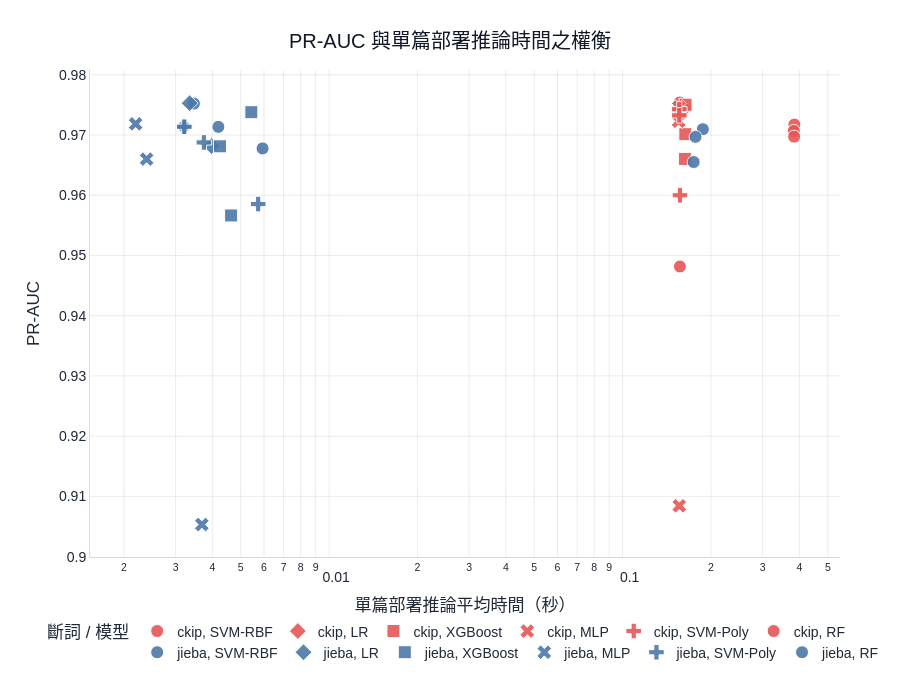

The notebook cell this image was saved under:
### Markdown cell above
### 圖 5-1 PR-AUC 與單篇部署推論時間之權衡

**建議放置章節：5.3.3 最佳模型與應用情境討論**

圖說：本圖以單篇部署推論平均時間為橫軸、PR-AUC 為縱軸，比較各模型組合在分類效果與即時性之間的權衡關係。

### Code cell
fig = px.scatter(
    df_model,
    x='total_infer_mean_sec',
    y='pr_auc',
    color='tokenizer',
    symbol='model_pretty',
    hover_name='combo',
    hover_data={
        'acc': ':.3f',
        'f1': ':.3f',
        'roc_auc': ':.3f',
        'tokenize_mean_sec': ':.6f',
        'feature_mean_sec': ':.6f',
        'predict_mean_sec': ':.6f',
        'total_infer_mean_sec': ':.6f',
        'combo': False,
    },
    color_discrete_map=COLOR_MAP,
    title='PR-AUC 與單篇部署推論時間之權衡',
    labels={'total_infer_mean_sec': '單篇部署推論平均時間（秒）', 'pr_auc': 'PR-AUC', 'model_pretty': '模型'}
)
fig.update_traces(marker=dict(size=13, line=dict(width=1, color='white'), opacity=0.9))

fig.update_xaxes(type='log')

apply_thesis_theme(fig, height=680, legend_title='斷詞 / 模型')

fig.update_layout(
    height=680,
    margin=dict(l=90, r=60, t=70, b=100),
    title=dict(
        text='PR-AUC 與單篇部署推論時間之權衡',
        x=0.5,
        y=0.95,
        xanchor='center',
        yanchor='top'
    ),
    legend=dict(
        orientation='h',
        yanchor='top',
        y=-0.12,
        xanchor='center',
        x=0.5,
        title_text='斷詞 / 模型'
    )
)
export_fig(fig, 'pr_auc_vs_inference_time.png', width=1200, height=620, scale=2)
fig.show()

### Figure 1 — Plotly figure (JSON) as saved in the notebook; plotly's stock layout.template omitted (floating-point values rounded to 4 significant figures)
{"data": [{"customdata": [[0.7004, 0.7701, 0.9036, 0.1543, 0.0008421, 0.001492, "CKIP | fastText | SVM-RBF"], [0.7365, 0.8053, 0.8992, 0.1543, 0.0004838, 0.001488, "CKIP | Word2Vec | SVM-RBF"], [0.8303, 0.898, 0.8539, 0.1526, 0.002437, 0.001676, "CKIP | TF-IDF+SVD | SVM-RBF"]], "hovertemplate": "<b>%{hovertext}</b><br><br>tokenizer=ckip<br>模型=SVM-RBF<br>單篇部署推論平均時間（秒）=%{x:.6f}<br>PR-AUC=%{y}<br>acc=%{customdata[0]:.3f}<br>f1=%{customdata[1]:.3f}<br>roc_auc=%{customdata[2]:.3f}<br>tokenize_mean_sec=%{customdata[3]:.6f}<br>feature_mean_sec=%{customdata[4]:.6f}<br>predict_mean_sec=%{customdata[5]:.6f}<extra></extra>", "hovertext": ["CKIP | fastText | SVM-RBF", "CKIP | Word2Vec | SVM-RBF", "CKIP | TF-IDF+SVD | SVM-RBF"], "legendgroup": "ckip, SVM-RBF", "marker": {"color": "#E45756", "line": {"color": "white", "width": 1}, "opacity": 0.9, "size": 13, "symbol": "circle"}, "mode": "markers", "name": "ckip, SVM-RBF", "orientation": "v", "showlegend": true, "type": "scatter", "x": [0.1566, 0.1563, 0.1567], "xaxis": "x", "y": [0.9754, 0.9745, 0.9482], "yaxis": "y"}, {"customdata": [[0.7653, 0.8312, 0.9009, 0.1601, 0.0008486, 0.001108, "CKIP | fastText | LR"], [0.7762, 0.8426, 0.8999, 0.1595, 0.0004975, 0.001136, "CKIP | Word2Vec | LR"], [0.8123, 0.8706, 0.8978, 0.1577, 0.001002, 0.000423, "CKIP | TF-IDF | LR"]], "hovertemplate": "<b>%{hovertext}</b><br><br>tokenizer=ckip<br>模型=LR<br>單篇部署推論平均時間（秒）=%{x:.6f}<br>PR-AUC=%{y}<br>acc=%{customdata[0]:.3f}<br>f1=%{customdata[1]:.3f}<br>roc_auc=%{customdata[2]:.3f}<br>tokenize_mean_sec=%{customdata[3]:.6f}<br>feature_mean_sec=%{customdata[4]:.6f}<br>predict_mean_sec=%{customdata[5]:.6f}<extra></extra>", "hovertext": ["CKIP | fastText | LR", "CKIP | Word2Vec | LR", "CKIP | TF-IDF | LR"], "legendgroup": "ckip, LR", "marker": {"color": "#E45756", "line": {"color": "white", "width": 1}, "opacity": 0.9, "size": 13, "symbol": "diamond"}, "mode": "markers", "name": "ckip, LR", "orientation": "v", "showlegend": true, "type": "scatter", "x": [0.162, 0.1611, 0.1591], "xaxis": "x", "y": [0.9743, 0.9743, 0.974], "yaxis": "y"}, {"customdata": [[0.852, 0.9087, 0.8981, 0.1595, 0.002483, 0.001858, "CKIP | TF-IDF+SVD | XGBoost"], [0.8339, 0.8987, 0.8843, 0.1609, 0.0008391, 0.001814, "CKIP | fastText | XGBoost"], [0.8303, 0.8962, 0.8665, 0.1606, 0.000499, 0.001887, "CKIP | Word2Vec | XGBoost"]], "hovertemplate": "<b>%{hovertext}</b><br><br>tokenizer=ckip<br>模型=XGBoost<br>單篇部署推論平均時間（秒）=%{x:.6f}<br>PR-AUC=%{y}<br>acc=%{customdata[0]:.3f}<br>f1=%{customdata[1]:.3f}<br>roc_auc=%{customdata[2]:.3f}<br>tokenize_mean_sec=%{customdata[3]:.6f}<br>feature_mean_sec=%{customdata[4]:.6f}<br>predict_mean_sec=%{customdata[5]:.6f}<extra></extra>", "hovertext": ["CKIP | TF-IDF+SVD | XGBoost", "CKIP | fastText | XGBoost", "CKIP | Word2Vec | XGBoost"], "legendgroup": "ckip, XGBoost", "marker": {"color": "#E45756", "line": {"color": "white", "width": 1}, "opacity": 0.9, "size": 13, "symbol": "square"}, "mode": "markers", "name": "ckip, XGBoost", "orientation": "v", "showlegend": true, "type": "scatter", "x": [0.1639, 0.1635, 0.163], "xaxis": "x", "y": [0.975, 0.9701, 0.966], "yaxis": "y"}, {"customdata": [[0.8556, 0.9127, 0.9007, 0.1534, 0.0008593, 0.001122, "CKIP | fastText | MLP"], [0.8231, 0.8937, 0.8899, 0.1535, 0.0004859, 0.001129, "CKIP | Word2Vec | MLP"], [0.8267, 0.8952, 0.7861, 0.1525, 0.002394, 0.001087, "CKIP | TF-IDF+SVD | MLP"]], "hovertemplate": "<b>%{hovertext}</b><br><br>tokenizer=ckip<br>模型=MLP<br>單篇部署推論平均時間（秒）=%{x:.6f}<br>PR-AUC=%{y}<br>acc=%{customdata[0]:.3f}<br>f1=%{customdata[1]:.3f}<br>roc_auc=%{customdata[2]:.3f}<br>tokenize_mean_sec=%{customdata[3]:.6f}<br>feature_mean_sec=%{customdata[4]:.6f}<br>predict_mean_sec=%{customdata[5]:.6f}<extra></extra>", "hovertext": ["CKIP | fastText | MLP", "CKIP | Word2Vec | MLP", "CKIP | TF-IDF+SVD | MLP"], "legendgroup": "ckip, MLP", "marker": {"color": "#E45756", "line": {"color": "white", "width": 1}, "opacity": 0.9, "size": 13, "symbol": "x"}, "mode": "markers", "name": "ckip, MLP", "orientation": "v", "showlegend": true, "type": "scatter", "x": [0.1554, 0.1551, 0.1559], "xaxis": "x", "y": [0.9746, 0.9723, 0.9084], "yaxis": "y"}, {"customdata": [[0.722, 0.7913, 0.8981, 0.154, 0.0004854, 0.001389, "CKIP | Word2Vec | SVM-Poly"], [0.6895, 0.7611, 0.896, 0.1537, 0.0008337, 0.001387, "CKIP | fastText | SVM-Poly"], [0.7906, 0.8831, 0.8459, 0.1528, 0.002443, 0.001587, "CKIP | TF-IDF+SVD | SVM-Poly"]], "hovertemplate": "<b>%{hovertext}</b><br><br>tokenizer=ckip<br>模型=SVM-Poly<br>單篇部署推論平均時間（秒）=%{x:.6f}<br>PR-AUC=%{y}<br>acc=%{customdata[0]:.3f}<br>f1=%{customdata[1]:.3f}<br>roc_auc=%{customdata[2]:.3f}<br>tokenize_mean_sec=%{customdata[3]:.6f}<br>feature_mean_sec=%{customdata[4]:.6f}<br>predict_mean_sec=%{customdata[5]:.6f}<extra></extra>", "hovertext": ["CKIP | Word2Vec | SVM-Poly", "CKIP | fastText | SVM-Poly", "CKIP | TF-IDF+SVD | SVM-Poly"], "legendgroup": "ckip, SVM-Poly", "marker": {"color": "#E45756", "line": {"color": "white", "width": 1}, "opacity": 0.9, "size": 13, "symbol": "cross"}, "mode": "markers", "name": "ckip, SVM-Poly", "orientation": "v", "showlegend": true, "type": "scatter", "x": [0.1559, 0.156, 0.1568], "xaxis": "x", "y": [0.9743, 0.9733, 0.96], "yaxis": "y"}, {"customdata": [[0.8159, 0.8794, 0.8888, 0.1526, 0.002384, 0.2297, "CKIP | TF-IDF+SVD | RF"], [0.8159, 0.8898, 0.8832, 0.1531, 0.0004787, 0.2295, "CKIP | Word2Vec | RF"], [0.8123, 0.8874, 0.88, 0.1532, 0.0008322, 0.2299, "CKIP | fastText | RF"]], "hovertemplate": "<b>%{hovertext}</b><br><br>tokenizer=ckip<br>模型=RF<br>單篇部署推論平均時間（秒）=%{x:.6f}<br>PR-AUC=%{y}<br>acc=%{customdata[0]:.3f}<br>f1=%{customdata[1]:.3f}<br>roc_auc=%{customdata[2]:.3f}<br>tokenize_mean_sec=%{customdata[3]:.6f}<br>feature_mean_sec=%{customdata[4]:.6f}<br>predict_mean_sec=%{customdata[5]:.6f}<extra></extra>", "hovertext": ["CKIP | TF-IDF+SVD | RF", "CKIP | Word2Vec | RF", "CKIP | fastText | RF"], "legendgroup": "ckip, RF", "marker": {"color": "#E45756", "line": {"color": "white", "width": 1}, "opacity": 0.9, "size": 13, "symbol": "circle"}, "mode": "markers", "name": "ckip, RF", "orientation": "v", "showlegend": true, "type": "scatter", "x": [0.3847, 0.3831, 0.3839], "xaxis": "x", "y": [0.9717, 0.9707, 0.9697], "yaxis": "y"}, {"customdata": [[0.7473, 0.8138, 0.8997, 0.001897, 0.0004008, 0.001166, "JIEBA | Word2Vec | SVM-RBF"], [0.6895, 0.7598, 0.885, 0.002088, 0.000818, 0.001288, "JIEBA | fastText | SVM-RBF"], [0.8303, 0.8994, 0.8825, 0.00205, 0.002273, 0.001611, "JIEBA | TF-IDF+SVD | SVM-RBF"]], "hovertemplate": "<b>%{hovertext}</b><br><br>tokenizer=jieba<br>模型=SVM-RBF<br>單篇部署推論平均時間（秒）=%{x:.6f}<br>PR-AUC=%{y}<br>acc=%{customdata[0]:.3f}<br>f1=%{customdata[1]:.3f}<br>roc_auc=%{customdata[2]:.3f}<br>tokenize_mean_sec=%{customdata[3]:.6f}<br>feature_mean_sec=%{customdata[4]:.6f}<br>predict_mean_sec=%{customdata[5]:.6f}<extra></extra>", "hovertext": ["JIEBA | Word2Vec | SVM-RBF", "JIEBA | fastText | SVM-RBF", "JIEBA | TF-IDF+SVD | SVM-RBF"], "legendgroup": "jieba, SVM-RBF", "marker": {"color": "#4C78A8", "line": {"color": "white", "width": 1}, "opacity": 0.9, "size": 13, "symbol": "circle"}, "mode": "markers", "name": "jieba, SVM-RBF", "orientation": "v", "showlegend": true, "type": "scatter", "x": [0.003463, 0.004194, 0.005934], "xaxis": "x", "y": [0.9752, 0.9714, 0.9678], "yaxis": "y"}, {"customdata": [[0.8014, 0.8628, 0.9017, 0.002117, 0.0008569, 0.0003744, "JIEBA | TF-IDF | LR"], [0.7834, 0.8492, 0.8882, 0.001971, 0.0004129, 0.0008203, "JIEBA | Word2Vec | LR"], [0.7581, 0.8295, 0.8777, 0.002154, 0.0008751, 0.0009462, "JIEBA | fastText | LR"]], "hovertemplate": "<b>%{hovertext}</b><br><br>tokenizer=jieba<br>模型=LR<br>單篇部署推論平均時間（秒）=%{x:.6f}<br>PR-AUC=%{y}<br>acc=%{customdata[0]:.3f}<br>f1=%{customdata[1]:.3f}<br>roc_auc=%{customdata[2]:.3f}<br>tokenize_mean_sec=%{customdata[3]:.6f}<br>feature_mean_sec=%{customdata[4]:.6f}<br>predict_mean_sec=%{customdata[5]:.6f}<extra></extra>", "hovertext": ["JIEBA | TF-IDF | LR", "JIEBA | Word2Vec | LR", "JIEBA | fastText | LR"], "legendgroup": "jieba, LR", "marker": {"color": "#4C78A8", "line": {"color": "white", "width": 1}, "opacity": 0.9, "size": 13, "symbol": "diamond"}, "mode": "markers", "name": "jieba, LR", "orientation": "v", "showlegend": true, "type": "scatter", "x": [0.003349, 0.003204, 0.003975], "xaxis": "x", "y": [0.9753, 0.9714, 0.9682], "yaxis": "y"}, {"customdata": [[0.8412, 0.9005, 0.8971, 0.001749, 0.00208, 0.001604, "JIEBA | TF-IDF+SVD | XGBoost"], [0.8231, 0.8937, 0.8723, 0.001909, 0.0004063, 0.001935, "JIEBA | Word2Vec | XGBoost"], [0.8123, 0.886, 0.8314, 0.001942, 0.0007634, 0.001931, "JIEBA | fastText | XGBoost"]], "hovertemplate": "<b>%{hovertext}</b><br><br>tokenizer=jieba<br>模型=XGBoost<br>單篇部署推論平均時間（秒）=%{x:.6f}<br>PR-AUC=%{y}<br>acc=%{customdata[0]:.3f}<br>f1=%{customdata[1]:.3f}<br>roc_auc=%{customdata[2]:.3f}<br>tokenize_mean_sec=%{customdata[3]:.6f}<br>feature_mean_sec=%{customdata[4]:.6f}<br>predict_mean_sec=%{customdata[5]:.6f}<extra></extra>", "hovertext": ["JIEBA | TF-IDF+SVD | XGBoost", "JIEBA | Word2Vec | XGBoost", "JIEBA | fastText | XGBoost"], "legendgroup": "jieba, XGBoost", "marker": {"color": "#4C78A8", "line": {"color": "white", "width": 1}, "opacity": 0.9, "size": 13, "symbol": "square"}, "mode": "markers", "name": "jieba, XGBoost", "orientation": "v", "showlegend": true, "type": "scatter", "x": [0.005433, 0.00425, 0.004636], "xaxis": "x", "y": [0.9738, 0.9681, 0.9566], "yaxis": "y"}, {"customdata": [[0.8484, 0.9079, 0.8887, 0.001245, 0.0002766, 0.0006704, "JIEBA | Word2Vec | MLP"], [0.8195, 0.8904, 0.8654, 0.001243, 0.0004752, 0.0006713, "JIEBA | fastText | MLP"], [0.8339, 0.9004, 0.7802, 0.00127, 0.001702, 0.000714, "JIEBA | TF-IDF+SVD | MLP"]], "hovertemplate": "<b>%{hovertext}</b><br><br>tokenizer=jieba<br>模型=MLP<br>單篇部署推論平均時間（秒）=%{x:.6f}<br>PR-AUC=%{y}<br>acc=%{customdata[0]:.3f}<br>f1=%{customdata[1]:.3f}<br>roc_auc=%{customdata[2]:.3f}<br>tokenize_mean_sec=%{customdata[3]:.6f}<br>feature_mean_sec=%{customdata[4]:.6f}<br>predict_mean_sec=%{customdata[5]:.6f}<extra></extra>", "hovertext": ["JIEBA | Word2Vec | MLP", "JIEBA | fastText | MLP", "JIEBA | TF-IDF+SVD | MLP"], "legendgroup": "jieba, MLP", "marker": {"color": "#4C78A8", "line": {"color": "white", "width": 1}, "opacity": 0.9, "size": 13, "symbol": "x"}, "mode": "markers", "name": "jieba, MLP", "orientation": "v", "showlegend": true, "type": "scatter", "x": [0.002192, 0.00239, 0.003686], "xaxis": "x", "y": [0.9719, 0.966, 0.9053], "yaxis": "y"}, {"customdata": [[0.7004, 0.7701, 0.8845, 0.001781, 0.0003762, 0.001055, "JIEBA | Word2Vec | SVM-Poly"], [0.6787, 0.7493, 0.8775, 0.001872, 0.0007197, 0.001152, "JIEBA | fastText | SVM-Poly"], [0.7906, 0.8831, 0.8601, 0.002008, 0.002272, 0.001452, "JIEBA | TF-IDF+SVD | SVM-Poly"]], "hovertemplate": "<b>%{hovertext}</b><br><br>tokenizer=jieba<br>模型=SVM-Poly<br>單篇部署推論平均時間（秒）=%{x:.6f}<br>PR-AUC=%{y}<br>acc=%{customdata[0]:.3f}<br>f1=%{customdata[1]:.3f}<br>roc_auc=%{customdata[2]:.3f}<br>tokenize_mean_sec=%{customdata[3]:.6f}<br>feature_mean_sec=%{customdata[4]:.6f}<br>predict_mean_sec=%{customdata[5]:.6f}<extra></extra>", "hovertext": ["JIEBA | Word2Vec | SVM-Poly", "JIEBA | fastText | SVM-Poly", "JIEBA | TF-IDF+SVD | SVM-Poly"], "legendgroup": "jieba, SVM-Poly", "marker": {"color": "#4C78A8", "line": {"color": "white", "width": 1}, "opacity": 0.9, "size": 13, "symbol": "cross"}, "mode": "markers", "name": "jieba, SVM-Poly", "orientation": "v", "showlegend": true, "type": "scatter", "x": [0.003212, 0.003744, 0.005732], "xaxis": "x", "y": [0.9714, 0.9688, 0.9585], "yaxis": "y"}, {"customdata": [[0.787, 0.8543, 0.8863, 0.001557, 0.002068, 0.184, "JIEBA | TF-IDF+SVD | RF"], [0.8231, 0.8955, 0.8777, 0.001477, 0.0003363, 0.1753, "JIEBA | Word2Vec | RF"], [0.8087, 0.886, 0.8606, 0.001494, 0.0005778, 0.1725, "JIEBA | fastText | RF"]], "hovertemplate": "<b>%{hovertext}</b><br><br>tokenizer=jieba<br>模型=RF<br>單篇部署推論平均時間（秒）=%{x:.6f}<br>PR-AUC=%{y}<br>acc=%{customdata[0]:.3f}<br>f1=%{customdata[1]:.3f}<br>roc_auc=%{customdata[2]:.3f}<br>tokenize_mean_sec=%{customdata[3]:.6f}<br>feature_mean_sec=%{customdata[4]:.6f}<br>predict_mean_sec=%{customdata[5]:.6f}<extra></extra>", "hovertext": ["JIEBA | TF-IDF+SVD | RF", "JIEBA | Word2Vec | RF", "JIEBA | fastText | RF"], "legendgroup": "jieba, RF", "marker": {"color": "#4C78A8", "line": {"color": "white", "width": 1}, "opacity": 0.9, "size": 13, "symbol": "circle"}, "mode": "markers", "name": "jieba, RF", "orientation": "v", "showlegend": true, "type": "scatter", "x": [0.1876, 0.1771, 0.1746], "xaxis": "x", "y": [0.971, 0.9697, 0.9655], "yaxis": "y"}], "layout": {"font": {"color": "#1F2937", "family": "Microsoft JhengHei, Arial", "size": 14}, "height": 680, "legend": {"orientation": "h", "title": {"text": "斷詞 / 模型"}, "tracegroupgap": 0, "x": 0.5, "xanchor": "center", "y": -0.12, "yanchor": "top"}, "margin": {"b": 100, "l": 90, "r": 60, "t": 70}, "paper_bgcolor": "white", "plot_bgcolor": "white", "title": {"font": {"color": "#111827", "size": 20}, "text": "PR-AUC 與單篇部署推論時間之權衡", "x": 0.5, "xanchor": "center", "y": 0.95, "yanchor": "top"}, "xaxis": {"anchor": "y", "domain": [0, 1], "gridcolor": "rgba(0,0,0,0.08)", "linecolor": "rgba(0,0,0,0.15)", "showgrid": true, "title": {"text": "單篇部署推論平均時間（秒）"}, "type": "log", "zeroline": false}, "yaxis": {"anchor": "x", "domain": [0, 1], "gridcolor": "rgba(0,0,0,0.08)", "linecolor": "rgba(0,0,0,0.15)", "showgrid": true, "title": {"text": "PR-AUC"}, "zeroline": false}}}
